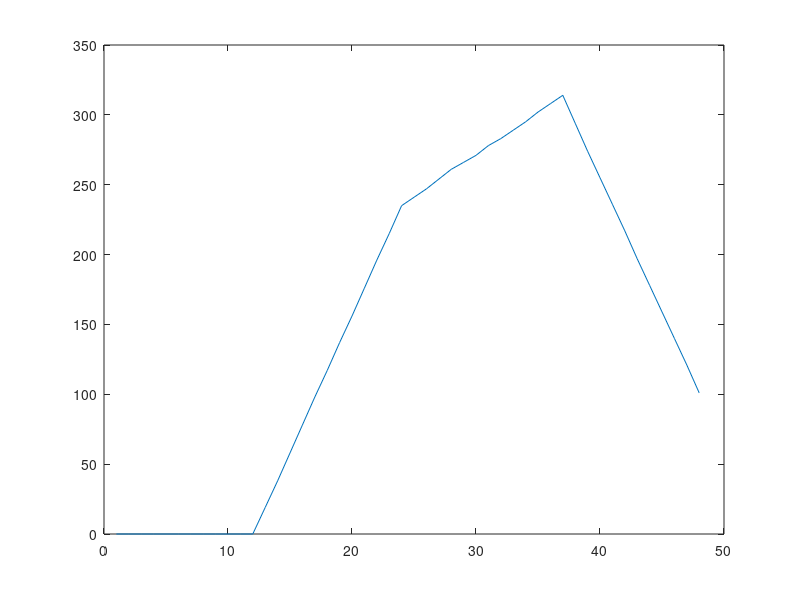

This chart was generated by the following MATLAB code:
clear all
clc
close all
N = 500; %number of Electric Vehicles
planning_periods = [];
period_length = 0.5; %period length in hours
periods = 24/period_length; %number of periods
for i = 1:periods
    planning_periods = [planning_periods i];
end

%Arrival and departure time initializations
ati = [];
dti = [];

for i = 1:N
    ati = [ati 0];
    dti = [dti 0];
end

%Available vehicles
AV = 0;
AVt = [];

for i = 1:periods
    if i >= 13 && i <= 37 %13th period represents 6 AM and 37th period represents 6 PM
        if i >= 25 %Assuming all EV owner want to park till at least 12 pm (25th period)
            
            number_new_EV = 18 + randi(2);
            count = 1;
            for j = 1:number_new_EV
                while ati(count) ~= 0
                    count = count + 1;
                end
                ati(count) = i;
                count = count + 1;
                if count == 489
                    adsf = 2;
                end
            end
            
            number_leaving_EV = 12 + randi(2);
            count = 1;
            for j = 1:number_new_EV
                try
                while dti(count) ~= 0
                    count = count + 1;
                end
                dti(count) = i;
                count = count + 1;
                catch
                    break;
                end
            end
            
            AV = AV + number_new_EV - number_leaving_EV; %Assume 20 to 22 cars enter and 7 to  cars leave the parking lot at the start of every period
        
        else
            
            number_new_EV = 18 + randi(2);
            count = 1;
            for j = 1:number_new_EV
                while ati(count) ~= 0
                    count = count + 1;
                end
                ati(count) = i;
                count = count + 1;
            end
            AV = AV + number_new_EV;
        
        end
        
    elseif i > 37
       
        number_leaving_EV = 18 + randi(2);
        count = 1;
            for j = 1:number_new_EV
                while dti(count) ~= 0
                    count = count + 1;
                end
                dti(count) = i;
                count = count + 1;
            end
        AV = AV - number_leaving_EV;%Assume 34 to 36 cars leave the parking lot at the end of every period
        if AV < 0
            AV = 0;
        end
        
    end
    
    AVt = [AVt AV];
end

for i = 1:length(ati)
    if ati(i) == 0
        ati(i) = 37; %remaining cars to arrive in latest period of arrivael (37)
    end
    if dti(i) == 0
        dti(i) = 48;%remaining cars to depart in last period
    end
end
plot(planning_periods,AVt)

%Electricity unit value
EU = 1.65e3;